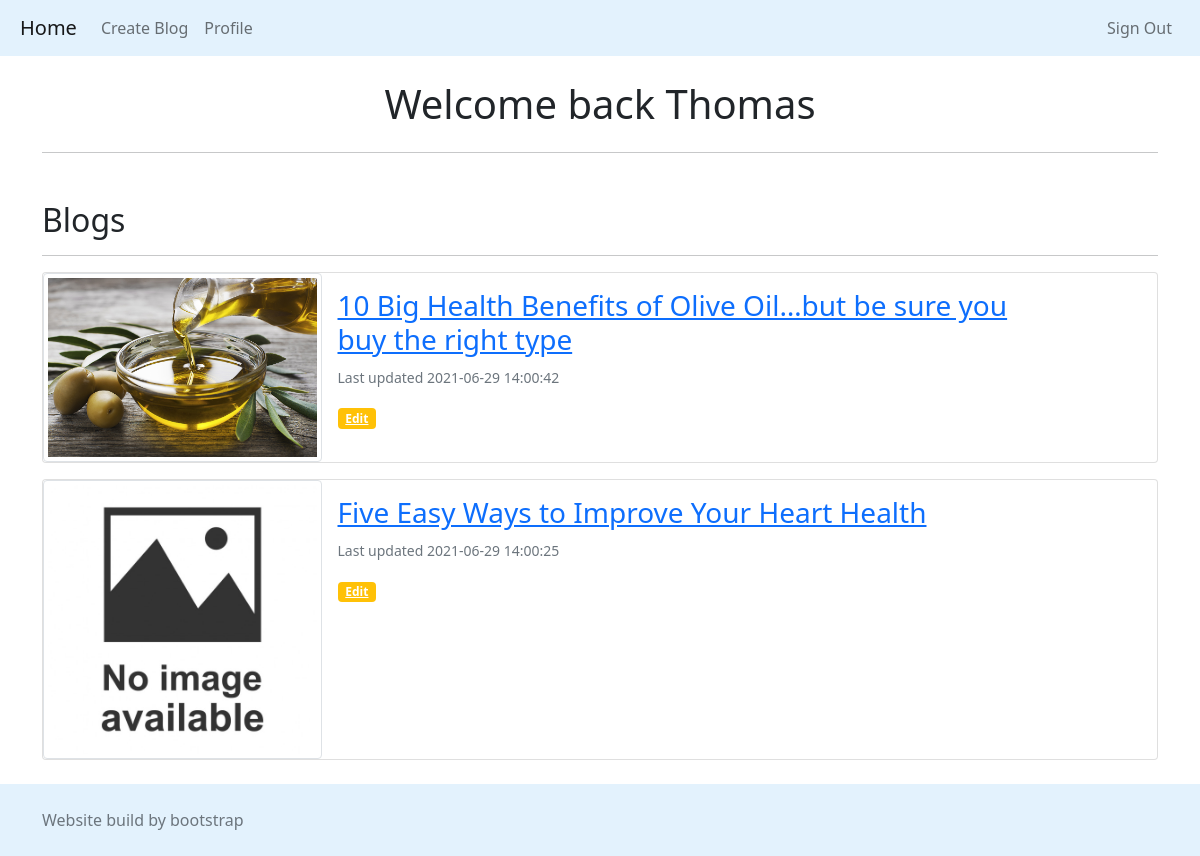
Page /profile (signed in) on the committed database.
### models.py (models this page shows, shortened)
class Blog(db.Model):
    __tablename__ = 'blog'
    writer_id = db.Column(db.Integer, db.ForeignKey('writers.id'))
    id = db.Column(db.Integer, primary_key=True)
    created_date = db.Column(db.DateTime(timezone=True), server_default=db.func.now(), nullable=False)
    updated_date = db.Column(db.DateTime(timezone=True), server_default=db.func.now(), nullable=False)
    title = db.Column(db.Text, nullable=False)
    content = db.Column(db.Text, nullable=False)
    image_file = db.Column(db.String(100), nullable=True)

### main/main.py (the view)
@main.route('/profile')
@login_required
def profile():
    posts = db.session.query(Blog).filter(Blog.writer_id == current_user.id).order_by(Blog.updated_date.desc())
    return render_template('main/profile.html', page_title='Welcome back ' + current_user.name, posts=posts, show_author=False, edit_option=True)

### helper.py (called while the page is built)
def add_id(file_path, id):
    filename, file_extension = path.splitext(file_path)
    return filename + '_' + str(id) + file_extension

### main/templates/main/profile.html
{% extends "base.html" %}
{% block content %}
{% include 'components/title.html' %}
{% include 'components/blogs_list.html' %}
{% endblock %}

### templates/components/blogs_list.html (shortened to what this page needs)
<div class="col mt-5">
    <h2> Blogs </h2>
    <hr>
    {% for post in posts %}
    {% if post['Blog'] is defined %}
        {% set post = post['Blog'] %}
    {% endif %}
    <div class="card mb-3">
        <div class="row g-0">
            <div class="col-md-4 w-25">
                {% if post['image_file'] %}
                <img src="{{ url_for('blog.static', filename = add_id('blog_imgs/' ~ post['image_file'], post['id'])) }}" class="img-thumbnail img-fluid rounded-start" alt="Thumbnail">
                {% else %}
                <img src="{{ url_for('static', filename = 'images/no_image.jpg') }}" class="img-thumbnail img-fluid rounded-start" alt="Thumbnail">
                {% endif %}
            </div>
            <div class="col-md-8">
            <div class="card-body">
                <h3 class="card-title">
                    <a href="{{ url_for('blog.post', post_id=post['id']) }}">
                        {{ post['title'] }}
                    </a>
                </h3>
                <p class="card-text"><small class="text-muted">Last updated {{ post['updated_date'] }}</small></p>
                {% if edit_option %}
                <a href="{{ url_for('blog.edit', post_id=post['id']) }}" class="badge bg-warning">
                    Edit
                </a>
                {% endif %}
            </div>
            </div>
        </div>
    </div>
    {% endfor %}
</div>

### rows in the picture
Blog: title "10 Big Health Benefits of Olive Oil…but be sure you buy the right type", updated_date "2021-06-29 14:00:42"
Blog: title "Five Easy Ways to Improve Your Heart Health", updated_date "2021-06-29 14:00:25"

### other values in the picture
{{ page_title or post['title'] }} "Welcome back Thomas"
